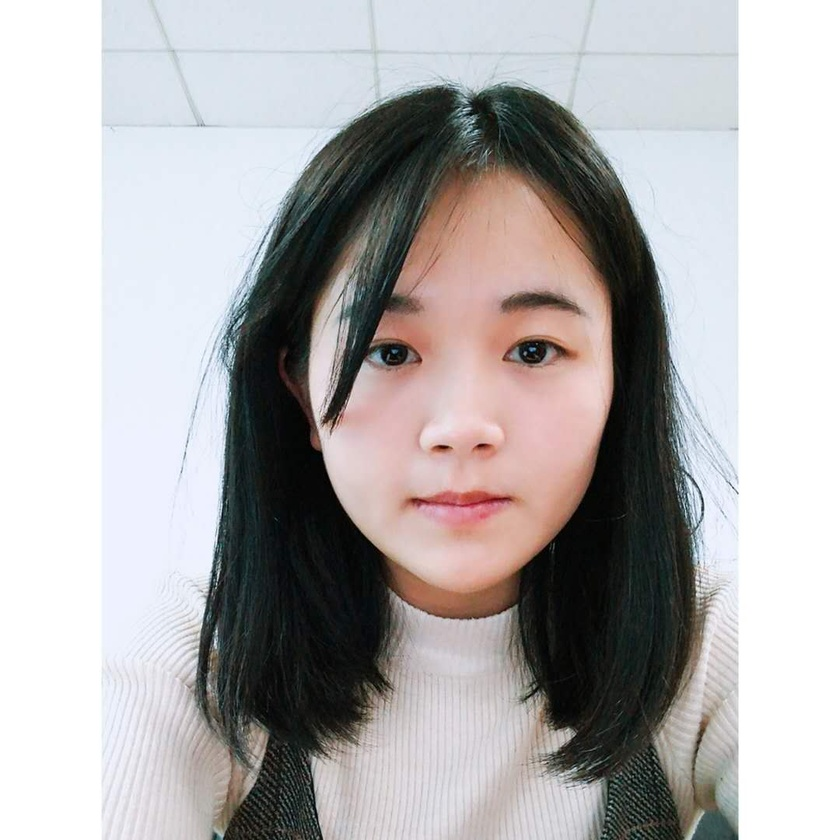
#> input picture me.jpg, 840 x 840 px, shrunk from 1080 x 1080 before the run, found by its file name
$ python ChangeRGB.py
#> lines starting #> are read from the running program, lines starting #| are printed output that depends on the picture
from PIL import Image
im=Image.open("C:\\Users\\lanxiuting\\Desktop\\Learning-python\\me.jpg")
#> im is the input picture: PIL image 840x840 RGB; mean R, G, B 176.8, 174, 174.4
r,g,b=im.split()
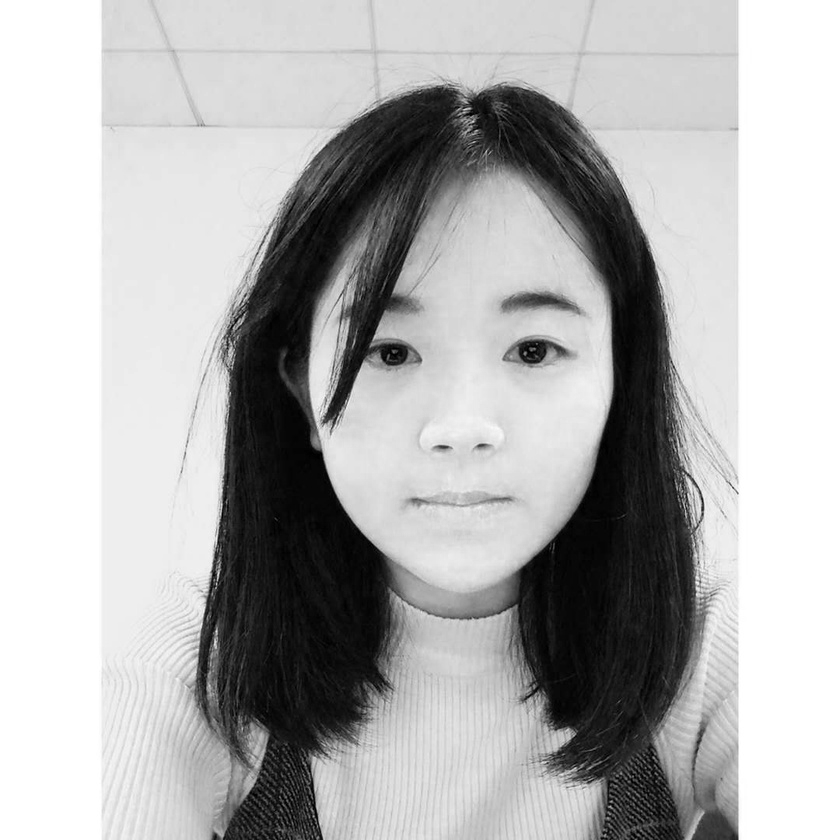
#> r: PIL image 840x840 L; min 0, max 255, mean 176.8
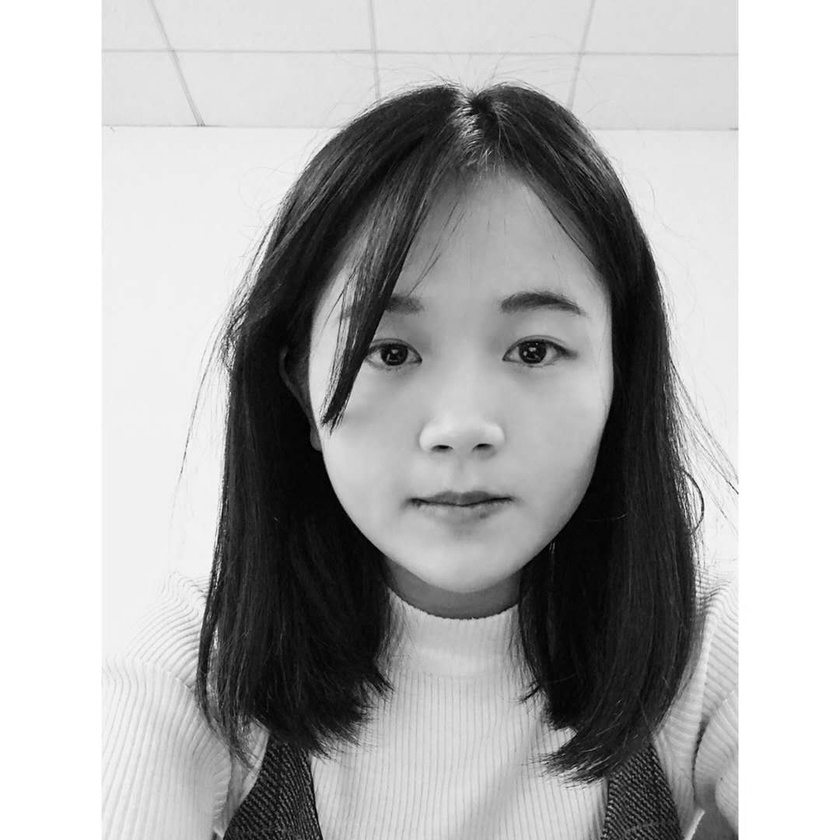
#> g: PIL image 840x840 L; min 0, max 255, mean 174
om=Image.merge("RGB",(b,g,r))
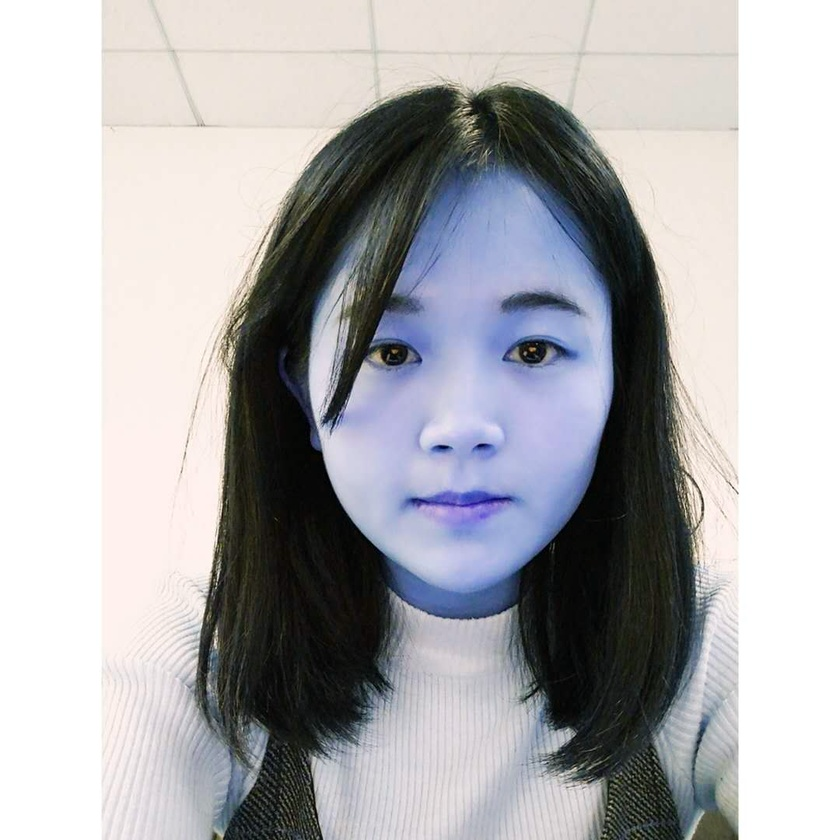
#> om: PIL image 840x840 RGB; mean R, G, B 174.4, 174, 176.8
om.save('me2.jpg')
